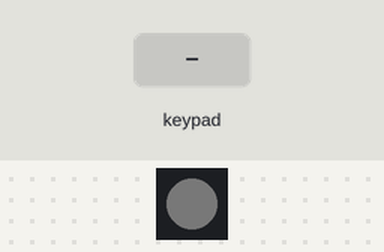
Simulated run of this sketch. Board: Arduino Leonardo, built with avr-gcc and run on an emulated ATmega32U4. Parts: 1 RGB LEDs in strip order, left to right. Inputs (shaded band) come from the test bench. Dim RGB values are drawn brighter than linear; MIDI output is not drawn.

Above: at 1.3 s.
1.4 s: keypad keys 1 2 pressed 0.4 s apart
At 3.0 s:
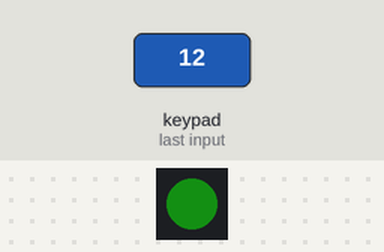
3.7 s: key '3' pressed
At 4.2 s:
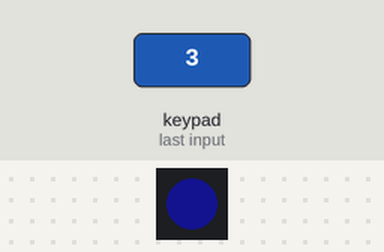
5.3 s: key '1' pressed
At 6.6 s:
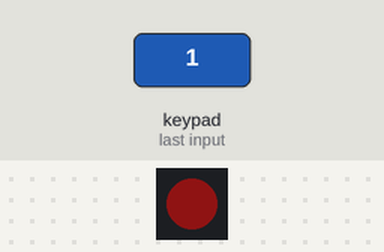
6.9 s: keypad keys 1 2 A pressed 0.4 s apart
At 9.0 s:
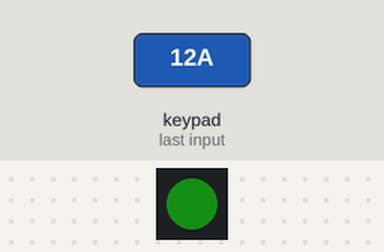
9.9 s: key '2' pressed
At 10.7 s:
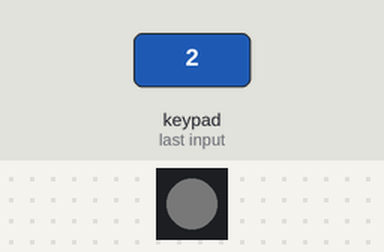
Timing chart, 0 to 12.5 s (numbered marks = the images above; inputs shaded):
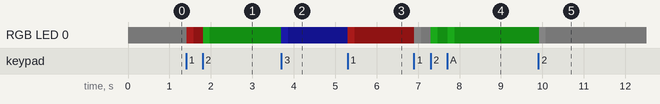

The sketch:

MIDI_ctrl.ino
```cpp
/* -------------------- HEADER --------------------
   MIDI controller
    3D printed, using capacitive touch_curr sensing
    Outputs through MIDI
    Not yet compatible with USB
*/
// Calvin Jee, 2019-06-21

/* -------------------- INIT -------------------- */
//include libraries
#include <MIDI.h>
#include <MIDIUSB.h>
#include <Adafruit_NeoPixel.h>  //rgb flora LED
#include <Adafruit_MPR121.h>    //capacitive sensor

//if USB plugged in
#if defined(USBCON)
const int MIDI_USB = 1;
#else
const int MIDI_USB = 0;
#endif

//setup MIDI
MIDI_CREATE_DEFAULT_INSTANCE();
const uint8_t ch = 1;
const uint8_t MIDI_note[3] = {0, 1, 2};
const uint8_t MIDI_btn[3] = {14, 15, 16}; //cc values
const uint8_t MIDI_cc[6] = {110, 111, 112, 113, 114, 115};
const int _delay = 20;

//setup capacitive sensors
Adafruit_MPR121 cap = Adafruit_MPR121();
const uint8_t ic2addr = 0x5A;

//setup buttons
/*
    0   mod button
    1-3 main buttons
    4-9 +/- buttons
*/
const int BTN_COUNT = 10;

//setup LED
const int LED_COUNT = 1;
const int LED_PIN = 7;
const int LED_PWR = 8;
Adafruit_NeoPixel LED = Adafruit_NeoPixel(LED_COUNT, LED_PIN, NEO_GRB + NEO_KHZ800);
const uint8_t BRIGHT_MIN = 25;
const uint8_t BRIGHT_MAX = 75;

/* -------------------- SETUP -------------------- */
void setup()
{
  //setup LED
  digitalWrite(LED_PWR, HIGH);
  LED.begin();
  LED.setBrightness(BRIGHT_MIN);
  LED.setPixelColor(0, LED.Color(25, 25, 25));
  LED.show();

  //setup MIDI and buttons
  while (!cap.begin(ic2addr));
  Serial.begin(115200);
  delay(100);
  MIDI.begin(1);

}

/* -------------------- PRE-LOOP -------------------- */
//MIDI
uint8_t MIDI_ccVal[6] = {127, 127, 127, 127, 127, 127};
uint8_t MIDI_btnVal[3] = {0, 0, 0};
uint8_t mod = 0;
uint8_t _cc = 0;
uint8_t _btn = 0;
uint8_t _note = 0;

//capacitive sensors
uint16_t touch_curr = 0;
uint16_t touch_last = 0;
uint16_t _pressed = 0;
uint16_t _held = 0;
uint16_t _released = 0;

//LEDs
uint8_t _bright = BRIGHT_MIN;
uint8_t _color[3] = {25, 25, 25}; // {r, g, b}

/* -------------------- LOOP -------------------- */
void loop()
{
topOfLoop:

  //update buttons
  touch_last = touch_curr;
  touch_curr = cap.touched();
  _pressed = touch_curr & ~touch_last;
  _held = touch_curr & touch_last;
  _released = ~touch_curr & touch_last;

  //update LEDs
  if (touch_curr) {
    _bright = BRIGHT_MAX;
  }
  else {
    _bright = BRIGHT_MIN;
  }

  /*---------------------------------------------*/

  //check modifier button
  mod = 0;
  if (touch_curr & bit(0)) {
    mod = 3;
  }

  //check +/- buttons
  _cc = 0;
  for (uint8_t i = 4; i < 10; i++) {

    //minus sign pressed
    if ((touch_curr & bit(i)) && !(touch_curr & bit(i + 1))) {
      MIDI_ccVal[_cc + mod] = MIDI_ccVal[_cc + mod] - 1;
      controlChange(MIDI_cc[_cc + mod], MIDI_ccVal[_cc + mod], ch);
    }

    //plus sign pressed
    else if (!(touch_curr & bit(i)) && (touch_curr & bit(i + 1))) {
      MIDI_ccVal[_cc + mod] = MIDI_ccVal[_cc + mod] + 1;
      controlChange(MIDI_cc[_cc + mod], MIDI_ccVal[_cc + mod], ch);
    }

    //next control
    _cc++;
    i++;
  }

  //if no change, go to top
  if (touch_last == touch_curr) {
    delay(_delay);
    goto topOfLoop;
  }

  /*---------------------------------------------*/

  //check cc buttons -- press on / press off
  if (!mod) {
    _btn = 0;
    for (uint8_t i = 1; i < 4; i++) {
      if (_pressed & bit(i)) {

        //reset other button ccs
        for (int j = 0; j < 3; j++) {
          if (j != _btn) {
            MIDI_btnVal[j] = 0;
            controlChange(MIDI_btn[j], MIDI_btnVal[j], ch);
            _color[j] = 0;
          }
        }

        //change cc button state
        MIDI_btnVal[_btn] = 127 - MIDI_btnVal[_btn];
        controlChange(MIDI_btn[_btn], MIDI_btnVal[_btn], ch);
        _color[_btn] = MIDI_btnVal[_btn];
      }
      _btn++;
    }
  }

  //check notes (mod + button) -- press on / release off
  else if (mod) {
    _note = 0;
    for (uint8_t i = 1; i < 4; i++)
    {
      if (_pressed & bit(i)) {
        noteOn(MIDI_note[_note], 127, ch);
      }
      else if (_released & bit(i)) {
        noteOff(MIDI_note[_note], 0, ch);
      }
      _note++;
    }
  }

  //update LED
  LED.setBrightness(_bright);
  LED.setPixelColor(0 , LED.Color(_color[0] + 25, _color[1] + 25, _color[2] + 25));
  LED.show();
  delay(_delay);

}

/* -------------------- FUNCTIONS -------------------- */
void noteOff(byte pitch, byte velocity, byte channel) {
  MIDI.sendNoteOff(pitch, velocity, channel);
  if (MIDI_USB) {
    midiEventPacket_t noteOff = {0x08, 0x80 | channel, pitch, velocity};
    MidiUSB.sendMIDI(noteOff);
    MidiUSB.flush();
  }
}

void noteOn(byte pitch, byte velocity, byte channel) {
  MIDI.sendNoteOn(pitch, velocity, channel);
  if (MIDI_USB) {
    midiEventPacket_t noteOn = {0x09, 0x90 | channel, pitch, velocity};
    MidiUSB.sendMIDI(noteOn);
    MidiUSB.flush();
  }
}

void controlChange(byte control, byte value, byte channel) {
  MIDI.sendControlChange(control, value, channel);
  if (MIDI_USB) {
    midiEventPacket_t event = {0x0B, 0xB0 | channel, control, value};
    MidiUSB.sendMIDI(event);
    MidiUSB.flush();
  }
}
/* ---------- FUTURE ----------
  //lock button - hold main button and press mod button
    if ((touch_curr & bit(i)) & (touch_last & bit(i))
      & (touch_curr & bit(0)) & !(touch_last & bit(0)))
*/
```

Measured:
- after the input at 1.4 s, RGB LED 0: RGB(2, 2, 2) → RGB(45, 7, 7) at once, → RGB(15, 2, 2) 0.16 s later, → RGB(7, 45, 7) 0.23 s later, → RGB(2, 15, 2) 0.16 s later
- after the input at 3.7 s, RGB LED 0: RGB(2, 15, 2) → RGB(7, 7, 45) at once, → RGB(2, 2, 15) 0.16 s later
- after the input at 5.3 s, RGB LED 0: RGB(2, 2, 15) → RGB(45, 7, 7) at once, → RGB(15, 2, 2) 0.16 s later
- after the input at 6.9 s, RGB LED 0: RGB(15, 2, 2) → RGB(7, 7, 7) at once, → RGB(2, 2, 2) 0.16 s later, → RGB(7, 45, 7) 0.23 s later, → RGB(2, 15, 2) 0.16 s later, … (6 changes in this stretch)
- after the input at 9.9 s, RGB LED 0: RGB(2, 15, 2) → RGB(7, 7, 7) at once, → RGB(2, 2, 2) 0.16 s later
